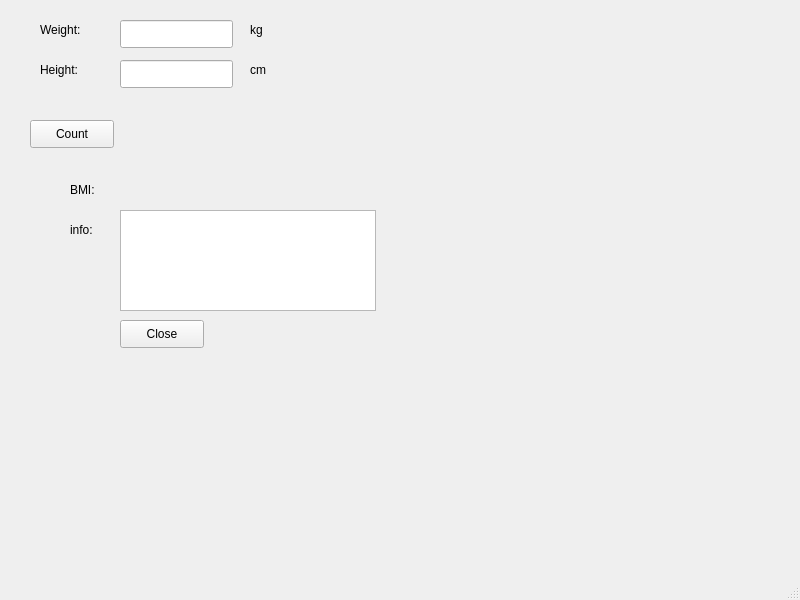
<?xml version="1.0" encoding="UTF-8"?>
<ui version="4.0">
 <class>MainWindow</class>
 <widget class="QMainWindow" name="MainWindow">
  <property name="geometry">
   <rect>
    <x>0</x>
    <y>0</y>
    <width>800</width>
    <height>600</height>
   </rect>
  </property>
  <property name="windowTitle">
   <string>MainWindow</string>
  </property>
  <widget class="QWidget" name="centralwidget">
   <widget class="QLabel" name="label">
    <property name="geometry">
     <rect>
      <x>40</x>
      <y>20</y>
      <width>63</width>
      <height>20</height>
     </rect>
    </property>
    <property name="text">
     <string>Weight:</string>
    </property>
   </widget>
   <widget class="QLabel" name="label_2">
    <property name="geometry">
     <rect>
      <x>40</x>
      <y>60</y>
      <width>63</width>
      <height>20</height>
     </rect>
    </property>
    <property name="text">
     <string>Height:</string>
    </property>
   </widget>
   <widget class="QLineEdit" name="weightLineEdit">
    <property name="geometry">
     <rect>
      <x>120</x>
      <y>20</y>
      <width>113</width>
      <height>28</height>
     </rect>
    </property>
   </widget>
   <widget class="QLineEdit" name="heightLineEdit">
    <property name="geometry">
     <rect>
      <x>120</x>
      <y>60</y>
      <width>113</width>
      <height>28</height>
     </rect>
    </property>
   </widget>
   <widget class="QLabel" name="label_3">
    <property name="geometry">
     <rect>
      <x>250</x>
      <y>20</y>
      <width>63</width>
      <height>20</height>
     </rect>
    </property>
    <property name="text">
     <string>kg</string>
    </property>
   </widget>
   <widget class="QLabel" name="label_4">
    <property name="geometry">
     <rect>
      <x>250</x>
      <y>60</y>
      <width>63</width>
      <height>20</height>
     </rect>
    </property>
    <property name="text">
     <string>cm</string>
    </property>
   </widget>
   <widget class="QPushButton" name="countButton">
    <property name="geometry">
     <rect>
      <x>30</x>
      <y>120</y>
      <width>84</width>
      <height>28</height>
     </rect>
    </property>
    <property name="text">
     <string>Count</string>
    </property>
   </widget>
   <widget class="QLabel" name="label_5">
    <property name="geometry">
     <rect>
      <x>70</x>
      <y>180</y>
      <width>63</width>
      <height>20</height>
     </rect>
    </property>
    <property name="text">
     <string>BMI:</string>
    </property>
   </widget>
   <widget class="QLabel" name="label_6">
    <property name="geometry">
     <rect>
      <x>70</x>
      <y>220</y>
      <width>63</width>
      <height>20</height>
     </rect>
    </property>
    <property name="text">
     <string>info:</string>
    </property>
   </widget>
   <widget class="QPushButton" name="closeButton">
    <property name="geometry">
     <rect>
      <x>120</x>
      <y>320</y>
      <width>84</width>
      <height>28</height>
     </rect>
    </property>
    <property name="text">
     <string>Close</string>
    </property>
   </widget>
   <widget class="QTextBrowser" name="infoTextBrowser">
    <property name="geometry">
     <rect>
      <x>120</x>
      <y>210</y>
      <width>256</width>
      <height>101</height>
     </rect>
    </property>
   </widget>
   <widget class="QLabel" name="resultLabel">
    <property name="geometry">
     <rect>
      <x>140</x>
      <y>180</y>
      <width>63</width>
      <height>20</height>
     </rect>
    </property>
    <property name="text">
     <string/>
    </property>
   </widget>
  </widget>
  <widget class="QMenuBar" name="menubar">
   <property name="geometry">
    <rect>
     <x>0</x>
     <y>0</y>
     <width>800</width>
     <height>25</height>
    </rect>
   </property>
  </widget>
  <widget class="QStatusBar" name="statusbar"/>
 </widget>
 <resources/>
 <connections/>
</ui>
